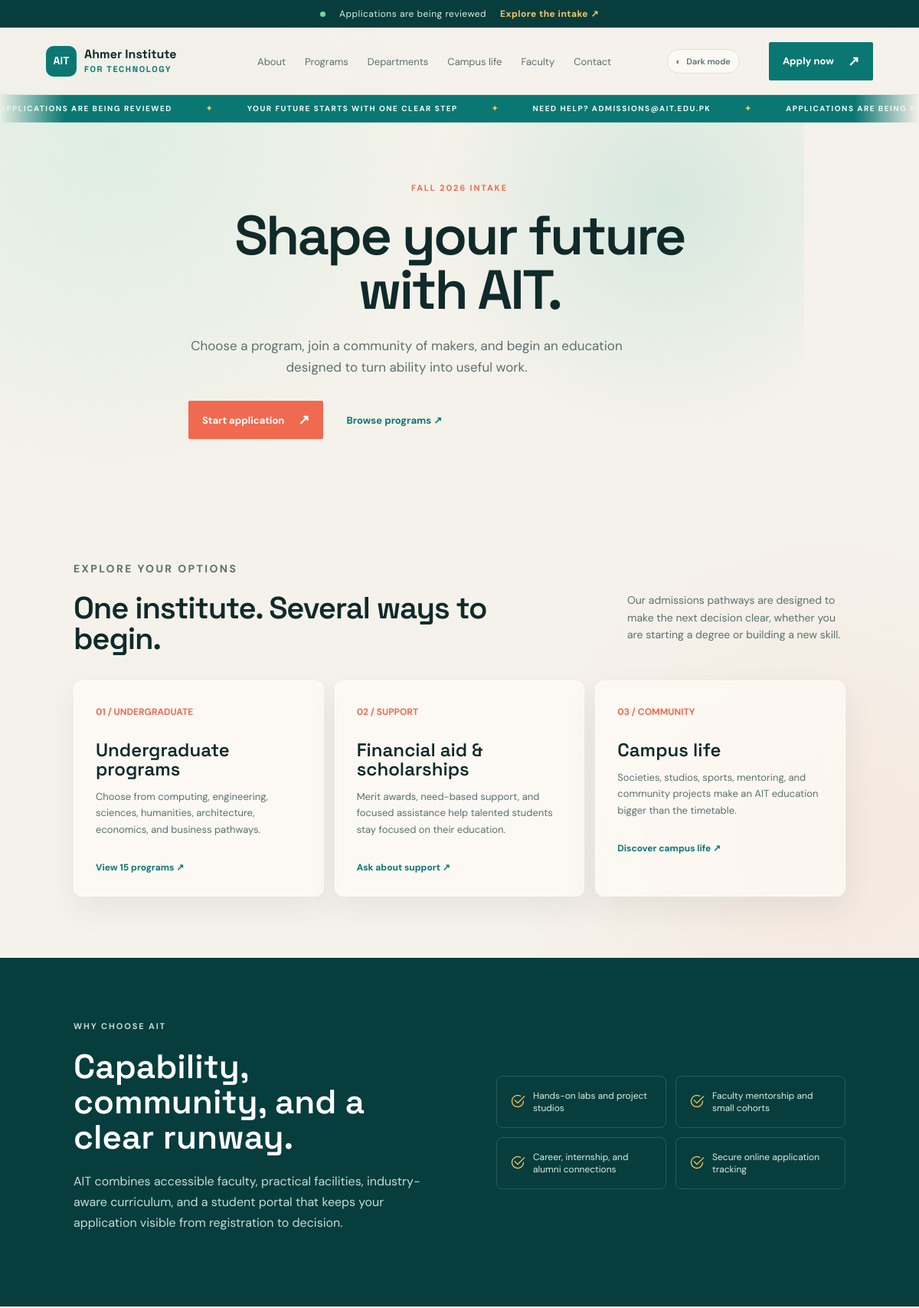
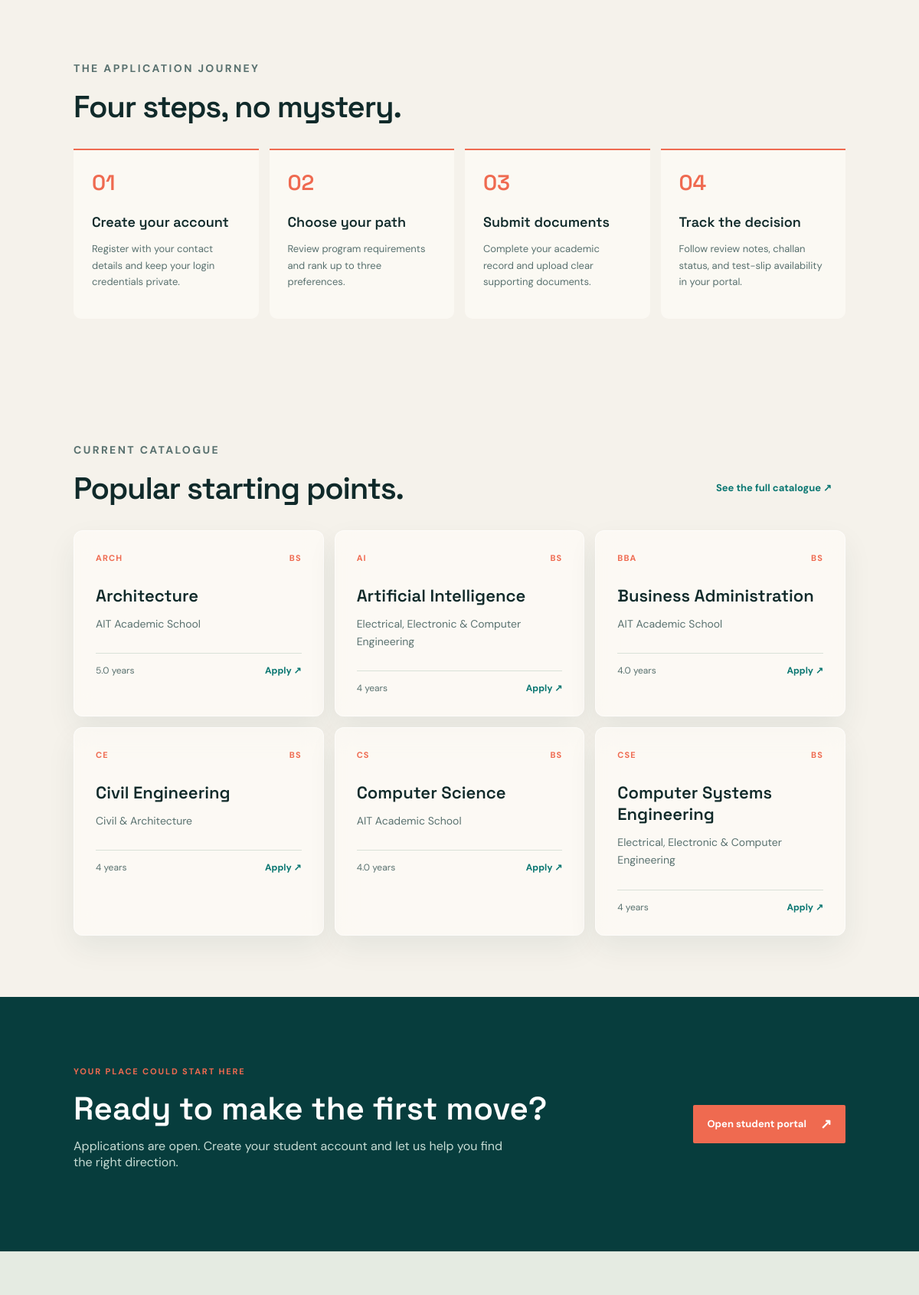
The app's page /pages/admissions.php (upper part) with its own data (2 pictures, top to bottom).
### tables this page shows
CREATE TABLE IF NOT EXISTS programs (
    id BIGINT UNSIGNED NOT NULL AUTO_INCREMENT,
    faculty_id BIGINT UNSIGNED NULL,
    code VARCHAR(30) NOT NULL,
    name VARCHAR(180) NOT NULL,
    degree_level ENUM('Diploma', 'BS', 'MS', 'MPhil', 'PhD') NOT NULL,
    duration_years DECIMAL(3,1) NULL,
    is_active TINYINT(1) NOT NULL DEFAULT 1,
    PRIMARY KEY (id),
    UNIQUE KEY uq_programs_code (code),
    UNIQUE KEY uq_programs_faculty_name_level (faculty_id, name, degree_level),
    KEY idx_programs_level_active (degree_level, is_active),
    CONSTRAINT fk_programs_faculty FOREIGN KEY (faculty_id) REFERENCES faculties (id) ON DELETE SET NULL ON UPDATE CASCADE
);

### backend/site.php (the view, shortened to what the rows shown need)
<?php
require_once __DIR__ . '/pdo.php';
function ait_catalog_programs(): array
{
    $fallback = [
        ['name' => 'Artificial Intelligence', 'code' => 'AI', 'degree_level' => 'BS', 'duration_years' => '4.0', 'faculty' => 'Computing & Engineering'],
        ['name' => 'Computer Science', 'code' => 'CS', 'degree_level' => 'BS', 'duration_years' => '4.0', 'faculty' => 'Computing & Engineering'],
        ['name' => 'Electrical Engineering', 'code' => 'EE', 'degree_level' => 'BS', 'duration_years' => '4.0', 'faculty' => 'Engineering'],
        ['name' => 'Mechanical Engineering', 'code' => 'ME', 'degree_level' => 'BS', 'duration_years' => '4.0', 'faculty' => 'Engineering'],
        ['name' => 'Software Engineering', 'code' => 'SE', 'degree_level' => 'BS', 'duration_years' => '4.0', 'faculty' => 'Computing & Engineering'],
        ['name' => 'Civil Engineering', 'code' => 'CE', 'degree_level' => 'BS', 'duration_years' => '4.0', 'faculty' => 'Civil & Architecture'],
        ['name' => 'Mathematics', 'code' => 'MATH', 'degree_level' => 'BS', 'duration_years' => '4.0', 'faculty' => 'Sciences & Humanities'],
        ['name' => 'English', 'code' => 'ENG', 'degree_level' => 'BS', 'duration_years' => '4.0', 'faculty' => 'Sciences & Humanities'],
        ['name' => 'Physics', 'code' => 'PHY', 'degree_level' => 'BS', 'duration_years' => '4.0', 'faculty' => 'Sciences & Humanities'],
        ['name' => 'Cyber Security', 'code' => 'CYBER', 'degree_level' => 'BS', 'duration_years' => '4.0', 'faculty' => 'Computing & Engineering'],
        ['name' => 'Data Science', 'code' => 'DS', 'degree_level' => 'BS', 'duration_years' => '4.0', 'faculty' => 'Computing & Engineering'],
        ['name' => 'Architecture', 'code' => 'ARCH', 'degree_level' => 'BS', 'duration_years' => '5.0', 'faculty' => 'Civil & Architecture'],
        ['name' => 'Environmental Engineering', 'code' => 'ENV', 'degree_level' => 'BS', 'duration_years' => '4.0', 'faculty' => 'Civil & Architecture'],
        ['name' => 'Economics', 'code' => 'ECO', 'degree_level' => 'BS', 'duration_years' => '4.0', 'faculty' => 'Sciences & Humanities'],
        ['name' => 'Business Administration', 'code' => 'BBA', 'degree_level' => 'BS', 'duration_years' => '4.0', 'faculty' => 'Management Sciences'],
    ];
    try {
        $rows = ait_pdo()->query("SELECT p.name, p.code, p.degree_level, p.duration_years, COALESCE(f.name, 'AIT Academic School') AS faculty FROM programs p LEFT JOIN faculties f ON f.id = p.faculty_id WHERE p.is_active = 1 ORDER BY p.name")->fetchAll();
        if ($rows) {
            $existing = array_map(static fn(array $row): string => strtolower($row['name']), $rows);
            return $rows;
        }
    } catch (Throwable $exception) {
    }
    return $fallback;
}
function ait_public_canonical_url(string $active): string
{
    $https = (!empty($_SERVER['HTTPS']) && strtolower((string) $_SERVER['HTTPS']) !== 'off') ? 'https' : 'http';
    $host = preg_replace('/[^a-zA-Z0-9.:-]/', '', (string) ($_SERVER['HTTP_HOST'] ?? 'localhost')) ?: 'localhost';
    $base = rtrim(dirname((string) ($_SERVER['SCRIPT_NAME'] ?? '/AIT/pages/home.php')), '/\\');
    if (str_ends_with($base, '/pages')) $base = substr($base, 0, -6);
    return $https . '://' . $host . ($base ?: '') . '/' . ($active === '' ? 'home' : rawurlencode($active));
}
function ait_public_description(string $title, string $active): string
{
    $descriptions = [
        'home' => 'Ahmer Institute for Technology helps curious people build useful futures through practical programs, research, and a close academic community.',
        'admissions' => 'Explore admissions at Ahmer Institute for Technology: programs, scholarships, application steps, campus life, and student support.',
        'programs' => 'Explore 15 undergraduate programs in artificial intelligence, computing, engineering, sciences, humanities, architecture, and business at AIT.',
    ];
    return $descriptions[$active] ?? $title . ' at Ahmer Institute for Technology. Learn boldly, build usefully, and find your next direction.';
}
function ait_public_header(string $title, string $active = ''): void
{
    $nonce = ait_bootstrap_security();
    $canonical = ait_public_canonical_url($active);
    $description = ait_public_description($title, $active);
    $csrf = htmlspecialchars((string) ($_SESSION['csrf_token'] ?? ''), ENT_QUOTES, 'UTF-8');
    $safeTitle = htmlspecialchars($title . ' | Ahmer Institute for Technology', ENT_QUOTES, 'UTF-8');
    $safeDescription = htmlspecialchars($description, ENT_QUOTES, 'UTF-8');
    $safeCanonical = htmlspecialchars($canonical, ENT_QUOTES, 'UTF-8');
    $schema = json_encode(['@context' => 'https://schema.org', '@type' => $active === 'home' ? 'WebSite' : 'WebPage', 'name' => $title . ' | Ahmer Institute for Technology', 'url' => $canonical, 'description' => $description, 'publisher' => ['@type' => 'Organization', 'name' => 'Ahmer Institute for Technology', 'url' => 'https://ahmershah.dev/']], JSON_HEX_TAG | JSON_HEX_AMP | JSON_HEX_APOS | JSON_HEX_QUOT);
    $captchaScript = '';
    echo '<!doctype html><html lang="en"><head><meta charset="utf-8"><meta name="viewport" content="width=device-width, initial-scale=1"><meta name="robots" content="index, follow, max-image-preview:large"><meta name="description" content="' . $safeDescription . '"><meta name="csrf-token" content="' . $csrf . '"><link rel="canonical" href="' . $safeCanonical . '"><meta property="og:type" content="website"><meta property="og:title" content="' . $safeTitle . '"><meta property="og:description" content="' . $safeDescription . '"><meta property="og:url" content="' . $safeCanonical . '"><meta property="og:site_name" content="Ahmer Institute for Technology"><meta name="twitter:card" content="summary"><meta name="twitter:title" content="' . $safeTitle . '"><meta name="twitter:description" content="' . $safeDescription . '"><title>' . $safeTitle . '</title><link rel="icon" type="image/x-icon" href="assets/images/favicon/ait.ico"><link rel="stylesheet" href="assets/css/bootstrap-icons.min.css"><link rel="stylesheet" href="assets/css/public.css"><script type="application/ld+json" nonce="' . htmlspecialchars($nonce, ENT_QUOTES, 'UTF-8') . '">' . $schema . '</script><script src="assets/js/theme.js"></script><script src="https://cdn.jsdelivr.net/npm/chart.js@4.4.4/dist/chart.umd.min.js" defer></script>' . $captchaScript . '</head><body>';
}
function ait_public_footer(): void
{
    $nonce = htmlspecialchars((string) ($GLOBALS['ait_public_nonce'] ?? ''), ENT_QUOTES, 'UTF-8');
    echo '<footer class="site-footer"><div class="footer-intro"><a class="brand footer-brand" href="home"><span class="brand-mark">AIT</span><span>Ahmer Institute <b>for Technology</b></span></a><p>Learn boldly. Build usefully. Leave the world better equipped.</p><div class="footer-status"><span class="pulse"></span> Fall 2026 admissions are open</div><div class="social-links" aria-label="Social links"><a href="https://ahmershah.dev/" target="_blank" rel="noopener noreferrer" aria-label="Personal website"><i class="bi bi-globe2"></i></a><a href="https://www.facebook.com/ahmershahdev" target="_blank" rel="noopener noreferrer" aria-label="Facebook"><i class="bi bi-facebook"></i></a><a href="https://github.com/ahmershahdev" target="_blank" rel="noopener noreferrer" aria-label="GitHub"><i class="bi bi-github"></i></a><a href="https://linkedin.com/in/syedahmershah" target="_blank" rel="noopener noreferrer" aria-label="LinkedIn"><i class="bi bi-linkedin"></i></a></div></div><div class="footer-column"><h3>Explore</h3><a href="about">About AIT</a><a href="programs">Programs</a><a href="departments">Departments</a><a href="campus-life">Campus life</a></div><div class="footer-column"><h3>Community</h3><a href="students">Students</a><a href="faculty">Faculty</a><a href="alumini">Alumni</a><a href="career">Careers</a></div><div class="footer-column"><h3>Support</h3><a href="contact">Contact</a><a href="faq">FAQ</a><a href="privacy-policy">Privacy policy</a><a href="terms-of-service">Terms of service</a></div><div class="footer-bottom"><span>© 2026 AIT · Jamshoro, Sindh</span><a href="student-login">Enrolled student portal ↗</a></div></footer><script src="assets/js/public.js" nonce="' . $nonce . '"></script></body></html>';
}
function ait_render_admissions(): void
{
    $programs = ait_catalog_programs();
    ait_public_header('Admissions', 'admissions');
    echo '<main class="admissions-page"><section class="inner-hero admissions-hero"><div class="inner-copy"><h1>Shape your future with AIT.</h1></div></section><section class="content-band"><div class="section-heading"><div><h2>One institute. Several ways to begin.</h2></div></div></section><section class="split-band admissions-why"><div><h2>Capability, community, and a clear runway.</h2></div></section><section class="content-band"><div class="section-heading"><div><h2>Four steps, no mystery.</h2></div></div></section><section class="content-band admissions-catalog"><div class="section-heading"><div><h2>Popular starting points.</h2></div></div><div class="program-grid">';
    foreach (array_slice($programs, 0, 6) as $program) echo '<article class="program-card reveal"><div class="program-top"><span>' . htmlspecialchars($program['code']) . '</span><span>' . htmlspecialchars($program['degree_level']) . '</span></div><h3>' . htmlspecialchars($program['name']) . '</h3><p>' . htmlspecialchars($program['faculty']) . '</p><footer><span>' . htmlspecialchars((string) ($program['duration_years'] ?: '4')) . ' years</span><a href="login">Apply ↗</a></footer></article>';
    echo '</div></section><section class="section admission-cta"><div><p class="eyebrow">Your place could start here</p><h2>Ready to make the first move?</h2><p>Applications are open. Create your student account and let us help you find the right direction.</p></div><a class="button button-coral" href="login">Open student portal <span>↗</span></a></section></main>';
    ait_public_footer();
}

### records on screen
programs: code "ARCH", degree_level "BS", name "Architecture", faculty "AIT Academic School", duration_years "5.0"
programs: code "AI", degree_level "BS", name "Artificial Intelligence", faculty "Electrical, Electronic & Computer Engineering", duration_years "4"
programs: code "BBA", degree_level "BS", name "Business Administration", faculty "AIT Academic School", duration_years "4.0"
programs: code "CE", degree_level "BS", name "Civil Engineering", faculty "Civil & Architecture", duration_years "4"
programs: code "CS", degree_level "BS", name "Computer Science", faculty "AIT Academic School", duration_years "4.0"
programs: code "CSE", degree_level "BS", name "Computer Systems Engineering", faculty "Electrical, Electronic & Computer Engineering", duration_years "4"

### other values on screen
$ticker[0] ?: $ribbon "Applications are being reviewed"
$label "About"
$label "Programs"
$label "Departments"
$label "Campus life"
$label "Faculty"
$label "Contact"
$item "APPLICATIONS ARE BEING REVIEWED"
$item "YOUR FUTURE STARTS WITH ONE CLEAR STEP"
$item "NEED HELP? ADMISSIONS@AIT.EDU.PK"
$item "APPLICATIONS ARE BEING…"
